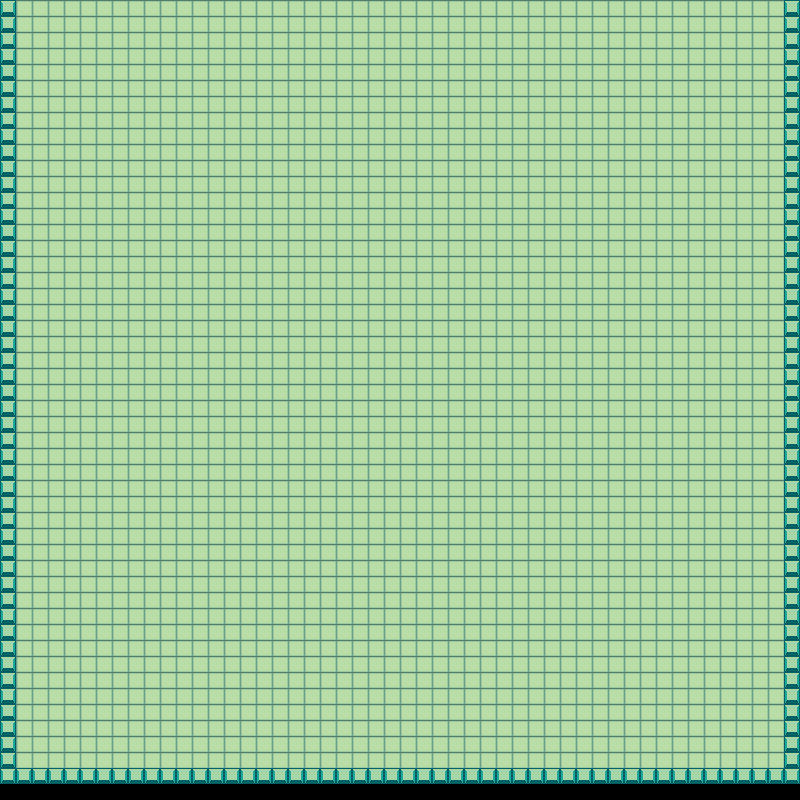

Tiled map render using the project's own tile images. Description and the map definition, with tile-layer contents summarised, below:
An orthogonal 50x50 tile map with 16x16 px tiles, 2 tile layers (ground, walls).

<map version="1.2" tiledversion="1.3.1" orientation="orthogonal" renderorder="right-down" compressionlevel="0" width="50" height="50" tilewidth="16" tileheight="16" infinite="0" nextlayerid="3" nextobjectid="1">
 <tileset firstgid="1" name="dungeon tile set" tilewidth="16" tileheight="16" tilecount="3" columns="0">
  <grid orientation="orthogonal" width="1" height="1" />
  <tile id="0">
   <image source="16bit-tile.png" />
  </tile>
  <tile id="1">
   <image width="16" height="16" source="../images/16bit-tile.png" />
  </tile>
  <tile id="2">
   <image width="16" height="16" source="../images/pixil-frame-0.png" />
  </tile>
 </tileset>
 <layer id="1" name="ground" width="50" height="50" offsetx="16" offsety="-16">
  <data>[2500 cells, 2500 non-empty, 1 distinct tile ids]</data>
 </layer>
 <layer id="2" name="walls" width="50" height="50" offsetx="0" offsety="-16">
  <data>[2500 cells, 196 non-empty, 1 distinct tile ids]</data>
 </layer>
</map>
